Frame 1 (no input): blank canvas, image omitted
Frame 60 (the mouse pressed at the canvas centre just before this capture): blank canvas, image omitted
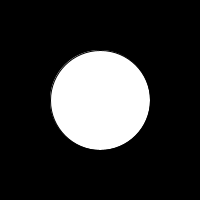
Frame 120 (the mouse held since frame 60 and released just before this capture)

The Processing sketch whose frames 1 and 60 were blank and that drew this single picture after the mouse press (run headless with seeded random() and noise(); from frame 60 on, the mouse is pressed at the canvas centre):

// Processing sketch: circle_mouse_radius
// ── circle_mouse_radius.pde
void setup() {
  /* setup() es la función de inicialización que se ejecuta una 
  vez al hacer Play en el programa*/
  size(200,200); // window init

}

void draw() {
  /* draw() se ejecuta un número de veces por segundo*/
  background(0);
  circle(100,100,mouseX);

}
